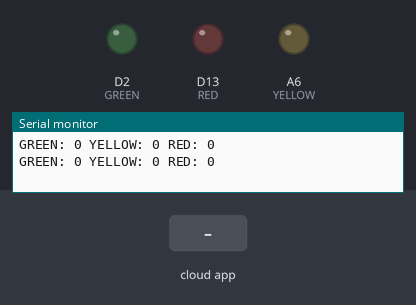
Bench run of a sketch on a simulated Arduino MKR. On the bench: output pins drawn as LEDs (lit = HIGH), the last lines printed to the serial monitor. The test bench sets the inputs (shaded band). WiFi joins after 1.5 s; servers stay silent unless stated.

Above: at 4.2 s.
4.3 s: the phone or cloud app sets green to 0
At 6.2 s:
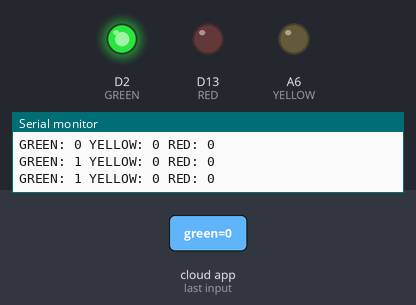
6.5 s: the phone or cloud app sets red to 0
At 7.8 s:
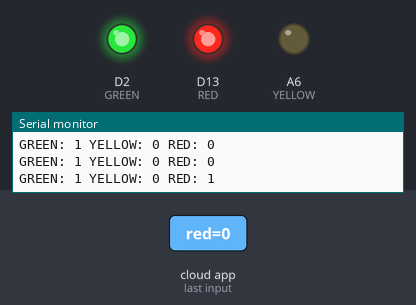
8.5 s: the phone or cloud app sets yellow to 0
At 9.4 s:
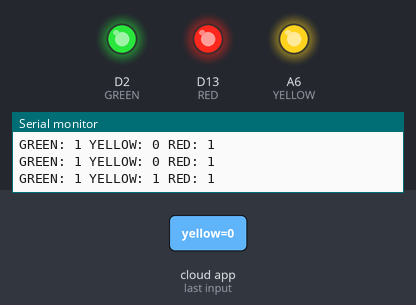
10.5 s: the phone or cloud app sets green to 1
At 12.2 s:
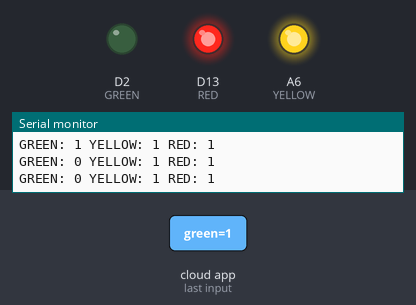
12.5 s: the phone or cloud app sets red to 1
At 13.8 s:
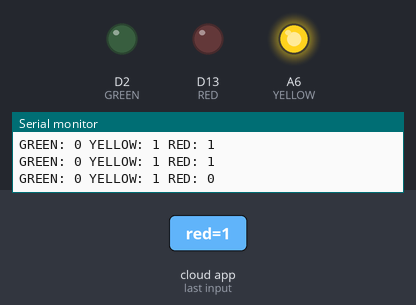
14.5 s: the phone or cloud app sets green to 0
At 15.4 s:
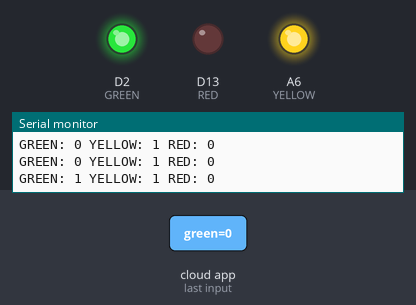
Timing chart, 0 to 17.5 s (numbered marks = the images above; inputs shaded):
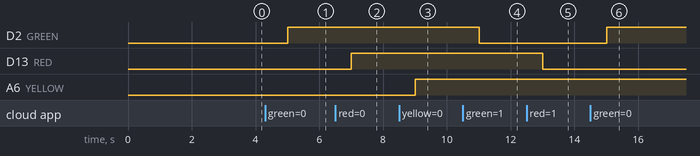

The sketch:

testIOTDASHBOARD.ino
```cpp
#include "thingProperties.h"

void setup() {
  // Initialize serial and wait for port to open:
  Serial.begin(9600);
  // This delay gives the chance to wait for a Serial Monitor without blocking if none is found
  delay(1500);

  // Defined in thingProperties.h
  initProperties();

  // Connect to Arduino IoT Cloud
  ArduinoCloud.begin(ArduinoIoTPreferredConnection);

  /*
     The following function allows you to obtain more information
     related to the state of network and IoT Cloud connection and errors
     the higher number the more granular information you’ll get.
     The default is 0 (only errors).
     Maximum is 4
  */
  setDebugMessageLevel(2);
  ArduinoCloud.printDebugInfo();


  pinMode(GREEN, OUTPUT);
  pinMode(YELLOW, OUTPUT);
  pinMode(RED, OUTPUT);

/*
  digitalWrite(GREEN, LIGHT_ON);
  digitalWrite(YELLOW, LIGHT_ON);
  digitalWrite(RED, LIGHT_ON);
  */
}

void loop() {
  ArduinoCloud.update();
  // Your code here
  Serial.print("GREEN: ");
  Serial.print(digitalRead(GREEN));
  Serial.print(" YELLOW: ");
  Serial.print(digitalRead(YELLOW));
  Serial.print(" RED: ");
  Serial.println(digitalRead(RED));

  delay(1000);
  /*
  onGreenChange();
  onRedChange();
  onYellowChange();
*/
}

void onGreenChange()  {
  //Serial.print(" GREEN ON");
  //digitalWrite(GREEN, !digitalRead(GREEN));

  if (!green) {
    digitalWrite(GREEN, LIGHT_ON);
  } else {
    digitalWrite(GREEN, LIGHT_OFF);
  }
}

void onRedChange()  {
  //Serial.print(" RED ON");
  //digitalWrite(RED, !digitalRead(RED));

  if (!red) {
    digitalWrite(RED, LIGHT_ON);
  } else {
    digitalWrite(RED, LIGHT_OFF);
  }
}

void onYellowChange()  {
  //Serial.print(" YELLOW ON ");
  //digitalWrite(YELLOW, !digitalRead(YELLOW));

  if (!yellow) {
    digitalWrite(YELLOW, LIGHT_ON);
  } else {
    digitalWrite(YELLOW, LIGHT_OFF);
  }
}
```

thingProperties.h
```cpp
#include <ArduinoIoTCloud.h>
#include <Arduino_ConnectionHandler.h>
#define GREEN 2
#define YELLOW 21
#define RED 13
#define LIGHT_ON HIGH
#define LIGHT_OFF LOW

const char SSID[]     = "OpenWrt";    // Network SSID (name)
const char PASS[]     = "mvthsstudent";    // Network password (use for WPA, or use as key for WEP)

void onGreenChange();
void onRedChange();
void onYellowChange();

CloudLight green;
CloudLight red;
CloudLight yellow;

void initProperties(){

  ArduinoCloud.addProperty(green, READWRITE, ON_CHANGE, onGreenChange);
  ArduinoCloud.addProperty(red, READWRITE, ON_CHANGE, onRedChange);
  ArduinoCloud.addProperty(yellow, READWRITE, ON_CHANGE, onYellowChange);

}

WiFiConnectionHandler ArduinoIoTPreferredConnection(SSID, PASS);
```

Measured:
- after the input at 4.3 s, D2 (GREEN): LOW → HIGH after 0.70 s
- after the input at 6.5 s, D13 (RED): LOW → HIGH after 0.51 s
- after the input at 8.5 s, A6 (YELLOW): LOW → HIGH after 0.51 s
- after the input at 10.5 s, D2 (GREEN): HIGH → LOW after 0.51 s
- after the input at 12.5 s, D13 (RED): HIGH → LOW after 0.51 s
- after the input at 14.5 s, D2 (GREEN): LOW → HIGH after 0.52 s
